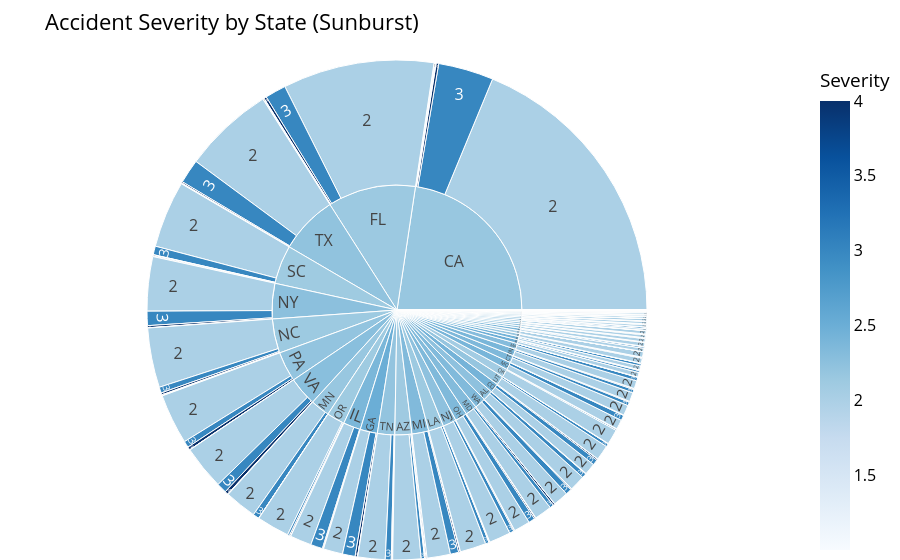

Notebook cell for this chart:
### Markdown cell above
**Infrastructure Conditions**

### Code cell
import plotly.express as px

# Prepare data for sunburst: group by State and Severity
sunburst_data = data.groupby(['State', 'Severity']).size().reset_index(name='Count')

fig = px.sunburst(
    sunburst_data,
    path=['State', 'Severity'],
    values='Count',
    color='Severity',
    color_continuous_scale=px.colors.sequential.Blues,
    title='Accident Severity by State (Sunburst)'
)
fig.update_layout(
    margin=dict(t=60, l=0, r=0, b=0),
    paper_bgcolor='white',
    font=dict(size=16, color='black')
)
fig.show()

### Figure 1 — Plotly figure (JSON) as saved in the notebook; plotly's stock layout.template omitted (floating-point values rounded to 4 significant figures; data arrays with more than 128 entries replaced by an {"elided": "..."} marker saying what was removed)
{"data": [{"branchvalues": "total", "customdata": {"elided": "245x1 float values"}, "domain": {"x": [0, 1], "y": [0, 1]}, "hovertemplate": "labels=%{label}<br>Count=%{value}<br>parent=%{parent}<br>id=%{id}<br>Severity=%{color}<extra></extra>", "ids": {"elided": "245 str values"}, "labels": {"elided": "245 str values"}, "marker": {"coloraxis": "coloraxis", "colors": {"elided": "245 float values"}}, "name": "", "parents": {"elided": "245 str values"}, "type": "sunburst", "values": {"elided": "245 float values"}}], "layout": {"coloraxis": {"colorbar": {"title": {"text": "Severity"}}, "colorscale": [[0, "rgb(247,251,255)"], [0.125, "rgb(222,235,247)"], [0.25, "rgb(198,219,239)"], [0.375, "rgb(158,202,225)"], [0.5, "rgb(107,174,214)"], [0.625, "rgb(66,146,198)"], [0.75, "rgb(33,113,181)"], [0.875, "rgb(8,81,156)"], [1, "rgb(8,48,107)"]]}, "font": {"color": "black", "size": 16}, "legend": {"tracegroupgap": 0}, "margin": {"b": 0, "l": 0, "r": 0, "t": 60}, "paper_bgcolor": "white", "title": {"text": "Accident Severity by State (Sunburst)"}}}
